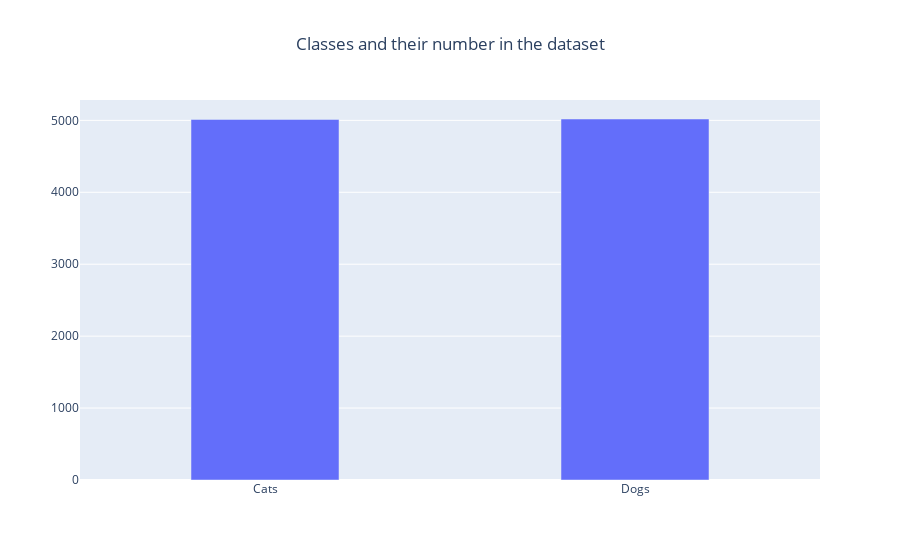

Here is the notebook cell this chart was saved with:
### Code cell
fig = go.Figure()
fig.add_trace(go.Bar(
    x=['Cats', 'Dogs'],
    y=[CNT_CAT, CNT_DOG],
    width=[0.4, 0.4]))

fig.update_layout(title='Classes and their number in the dataset', title_x=0.5)

### Figure 1 — Plotly figure (JSON) as saved in the notebook; plotly's stock layout.template omitted (floating-point values rounded to 4 significant figures)
{"data": [{"type": "bar", "width": [0.4, 0.4], "x": ["Cats", "Dogs"], "y": [5013, 5019]}], "layout": {"title": {"text": "Classes and their number in the dataset", "x": 0.5}}}
